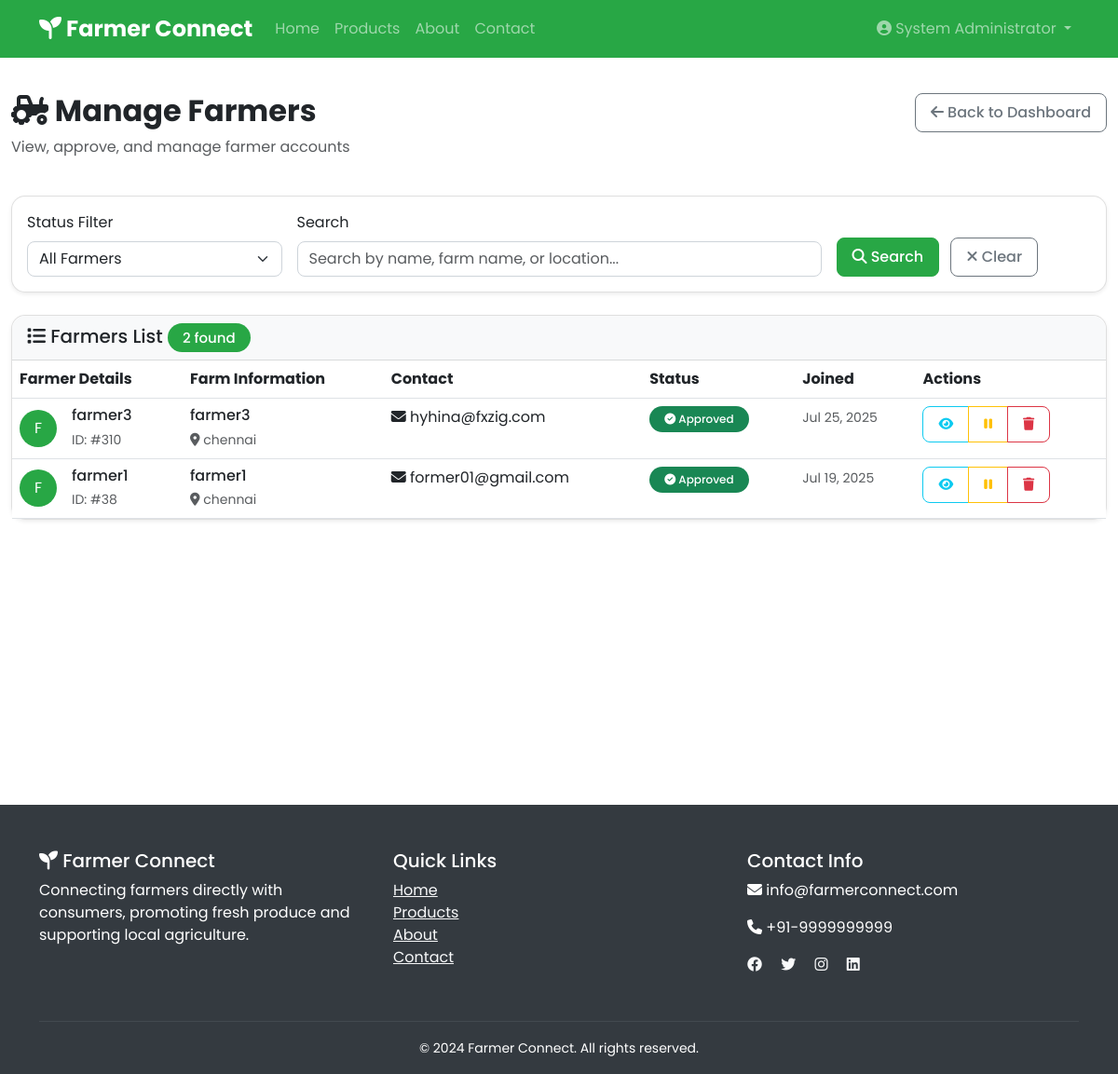
/admin/farmers (signed in), run on the app's committed database.
### tables this page shows
CREATE TABLE users (
            id INTEGER PRIMARY KEY AUTOINCREMENT,
            username VARCHAR(80) UNIQUE NOT NULL,
            email VARCHAR(120) UNIQUE NOT NULL,
            password_hash VARCHAR(200) NOT NULL,
            user_type VARCHAR(20) NOT NULL CHECK(user_type IN ('farmer', 'consumer', 'admin')),
            full_name VARCHAR(100) NOT NULL,
            phone VARCHAR(15),
            location VARCHAR(200),
            farm_name VARCHAR(100),
            farm_description TEXT,
            profile_image VARCHAR(200),
            is_approved BOOLEAN DEFAULT 0,
            is_active BOOLEAN DEFAULT 1,
            created_at TIMESTAMP DEFAULT CURRENT_TIMESTAMP,
            updated_at TIMESTAMP DEFAULT CURRENT_TIMESTAMP
        );

### modules/admin.py (the view)
@admin_bp.route('/farmers')
@require_login(['admin'])
def farmers():
    conn = get_db_connection()
    status = request.args.get('status', 'all')
    search = request.args.get('search')
    query = "SELECT * FROM users WHERE user_type = 'farmer'"
    params = []
    if status == 'approved':
        query += ' AND is_approved = 1'
    elif status == 'pending':
        query += ' AND is_approved = 0'
    elif status == 'inactive':
        query += ' AND is_active = 0'
    if search:
        query += ' AND (full_name LIKE ? OR farm_name LIKE ? OR location LIKE ?)'
        params.extend([f'%{search}%', f'%{search}%', f'%{search}%'])
    query += ' ORDER BY created_at DESC'
    farmers_list = conn.execute(query, params).fetchall()
    conn.close()
    return render_template('admin/farmers.html',
                         farmers=farmers_list,
                         current_status=status,
                         current_search=search)

### app.py (called while the page is built, shortened)
def format_date(date_string, format_string='%b %d, %Y'):
    if not date_string:
        return 'Unknown'
    if hasattr(date_string, 'strftime'):
        return date_string.strftime(format_string)
    try:
        dt = datetime.strptime(str(date_string), '%Y-%m-%d %H:%M:%S')
        return dt.strftime(format_string)
    except (ValueError, TypeError):
        try:
            dt = datetime.strptime(str(date_string), '%Y-%m-%d')
            return dt.strftime(format_string)
        except (ValueError, TypeError):
            try:
                dt = datetime.strptime(str(date_string), '%Y-%m-%d %H:%M:%S.%f')
                return dt.strftime(format_string)
            except (ValueError, TypeError):
                return str(date_string)

@app.context_processor
def inject_cart_count():
    return {'cart_count': 0}

### modules/database.py (called while the page is built)
def get_db_connection():
    conn = sqlite3.connect(DATABASE)
    conn.row_factory = sqlite3.Row
    return conn

### modules/utils.py (called while the page is built)
def require_login(user_types=None):
    def decorator(f):
        @wraps(f)
        def decorated_function(*args, **kwargs):
            if 'user_id' not in session:
                flash('Please login to access this page.', 'error')
                return redirect(url_for('auth.login'))
            if user_types and session.get('user_type') not in user_types:
                flash('You do not have permission to access this page.', 'error')
                return redirect(url_for('index'))
            return f(*args, **kwargs)
        return decorated_function
    return decorator

### templates/admin/farmers.html (shortened to what this page needs)
{% extends "base.html" %}
{% block content %}
<div class="container-fluid py-4">
    <div class="row mb-4">
        <div class="col-md-6">
            <h2 class="fw-bold">
                <i class="fas fa-tractor"></i> Manage Farmers
            </h2>
            <p class="text-muted">View, approve, and manage farmer accounts</p>
        </div>
        <div class="col-md-6 text-end">
            <a href="{{ url_for('admin.dashboard') }}" class="btn btn-outline-secondary">
                <i class="fas fa-arrow-left"></i> Back to Dashboard
            </a>
        </div>
    </div>
    <div class="row mb-4">
        <div class="col">
            <div class="card shadow-sm">
                <div class="card-body">
                    <form method="GET" class="row g-3 align-items-end">
                        <div class="col-md-3">
                            <label for="status" class="form-label">Status Filter</label>
                            <select name="status" id="status" class="form-select">
                                <option value="all" {{ 'selected' if current_status == 'all' else '' }}>All Farmers</option>
                            </select>
                        </div>
                        <div class="col-md-6">
                            <label for="search" class="form-label">Search</label>
                            <input type="text" name="search" id="search" class="form-control"
                                   placeholder="Search by name, farm name, or location..."
                                   value="{{ current_search or '' }}">
                        </div>
                        <div class="col-md-3">
                            <button type="submit" class="btn btn-primary me-2">
                                <i class="fas fa-search"></i> Search
                            </button>
                            <a href="{{ url_for('admin.farmers') }}" class="btn btn-outline-secondary">
                                <i class="fas fa-times"></i> Clear
                            </a>
                        </div>
                    </form>
                </div>
            </div>
        </div>
    </div>
    <div class="row">
        <div class="col">
            <div class="card shadow-sm">
                <div class="card-header d-flex justify-content-between align-items-center">
                    <h5 class="mb-0">
                        <i class="fas fa-list"></i> Farmers List
                        <span class="badge bg-primary">{{ farmers|length }} found</span>
                    </h5>
                </div>
                <div class="card-body p-0">
                    {% if farmers %}
                    <div class="table-responsive">
                        <table class="table table-hover mb-0">
                            <thead class="bg-light">
                                <tr>
                                    <th>Farmer Details</th>
                                    <th>Farm Information</th>
                                    <th>Contact</th>
                                    <th>Status</th>
                                    <th>Joined</th>
                                    <th>Actions</th>
                                </tr>
                            </thead>
                            <tbody>
                                {% for farmer in farmers %}
                                <tr>
                                    <td>
                                        <div class="d-flex align-items-center">
                                            {% if farmer.profile_image %}
                                            <img src="{{ url_for('static', filename='uploads/profiles/' + farmer.profile_image) }}"
                                                 alt="Profile" class="rounded-circle me-3 admin-image-small" style="width: 40px; height: 40px;">
                                            {% else %}
                                            <div class="rounded-circle bg-primary text-white d-flex align-items-center justify-content-center me-3"
                                                 style="width: 40px; height: 40px; font-size: 16px;">
                                                {{ farmer.full_name[0]|upper }}
                                            </div>
                                            {% endif %}
                                            <div>
                                                <h6 class="mb-1">{{ farmer.full_name }}</h6>
                                                <small class="text-muted">ID: #{{ farmer.id }}</small>
                                            </div>
                                        </div>
                                    </td>
                                    <td>
                                        <div>
                                            <h6 class="mb-1">{{ farmer.farm_name or 'Not specified' }}</h6>
                                            <small class="text-muted">
                                                <i class="fas fa-map-marker-alt"></i> {{ farmer.location or 'Location not set' }}
                                            </small>
                                        </div>
                                    </td>
                                    <td>
                                        <div>
                                            <div class="mb-1">
                                                <i class="fas fa-envelope"></i> {{ farmer.email }}
                                            </div>
                                        </div>
                                    </td>
                                    <td>
                                        {% if farmer.is_approved %}
                                            {% if farmer.is_active %}
                                                <span class="badge bg-success">
                                                    <i class="fas fa-check-circle"></i> Approved
                                                </span>
                                            {% else %}
                                                <span class="badge bg-warning">
                                                    <i class="fas fa-pause-circle"></i> Inactive
                                                </span>
                                            {% endif %}
                                        {% else %}
                                            <span class="badge bg-warning">
                                                <i class="fas fa-clock"></i> Pending
                                            </span>
                                        {% endif %}
                                    </td>
                                    <td>
                                        <small class="text-muted">
                                            {{ farmer.created_at | date_format }}
                                        </small>
                                    </td>
                                    <td>
                                        <div class="btn-group btn-group-sm" role="group">
                                            <a href="{{ url_for('admin.farmer_detail', farmer_id=farmer.id) }}"
                                               class="btn btn-outline-info" title="View Details">
                                                <i class="fas fa-eye"></i>
                                            </a>
                                            {% if farmer.is_active %}
                                            <button class="btn btn-outline-warning"
                                                    onclick="toggleFarmerStatus({{ farmer.id }}, false)" title="Deactivate">
                                                <i class="fas fa-pause"></i>
                                            </button>
                                            {% else %}
                                            <button class="btn btn-outline-success"
                                                    onclick="toggleFarmerStatus({{ farmer.id }}, true)" title="Activate">
                                                <i class="fas fa-play"></i>
                                            </button>
                                            {% endif %}
                                            <button class="btn btn-outline-danger"
                                                    onclick="deleteFarmer({{ farmer.id }})" title="Delete">
                                                <i class="fas fa-trash"></i>
                                            </button>
                                        </div>
                                    </td>
                                </tr>
                                {% endfor %}
                            </tbody>
                        </table>
                    </div>
                    {% endif %}
                </div>
            </div>
        </div>
    </div>
</div>
{% endblock %}

### templates/base.html (style rules this page uses)
* { font-family: 'Poppins', sans-serif; }
:root { --primary-color: #28a745; --secondary-color: #6c757d; --success-color: #28a745; --warning-color: #ffc107; --danger-color: #dc3545; --info-color: #17a2b8; }
.btn-primary { background-color: var(--primary-color); border-color: var(--primary-color); }
.bg-primary { background-color: var(--primary-color) !important; }
.card { border-radius: 15px; box-shadow: 0 0.125rem 0.25rem rgba(0, 0, 0, 0.075); border: 1px solid rgba(0, 0, 0, 0.125); }
.card-header { border-radius: 15px 15px 0 0 !important; background-color: #f8f9fa; border-bottom: 1px solid rgba(0, 0, 0, 0.125); }
.btn { border-radius: 8px; padding: 0.5rem 1rem; font-weight: 500; }
.form-control, .form-select { border-radius: 8px; border: 1px solid #ced4da; }
.badge { border-radius: 20px; padding: 0.5rem 1rem; font-weight: 500; }

### data on the page
users: full_name "F", full_name "farmer3", id "310", farm_name "farmer3", location "chennai", email "hyhina@fxzig.com", is_approved True (drawn), created_at "Jul 25, 2025"
users: full_name "F", full_name "farmer1", id "38", farm_name "farmer1", location "chennai", email "former01@gmail.com", is_approved True (drawn), created_at "Jul 19, 2025"

### other printed values
{{ session.full_name }} "System Administrator"
{{ farmers|length }} "2"
